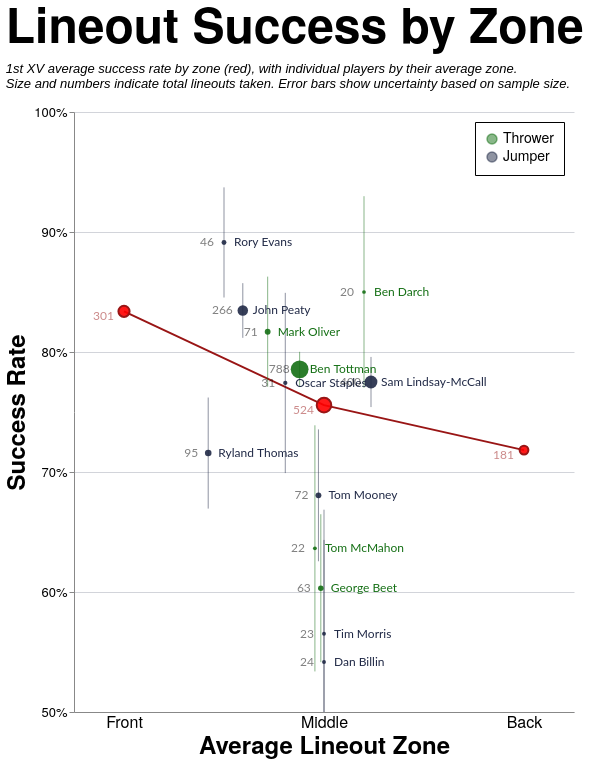

This figure's Vega-Lite source:
### Vega-Lite specification from a JSON file in a GitHub repository (floating-point values rounded to 4 significant figures)
{"config": {"axis": {"labelFont": "PT Sans Narrow, Helvetica Neue, Helvetica, Arial, sans-serif", "titleFont": "PT Sans Narrow, Helvetica Neue, Helvetica, Arial, sans-serif", "labelFontSize": 13, "titleFontSize": 24, "gridColor": "#202947", "gridOpacity": 0.2, "zindex": 1}, "text": {"font": "Lato, sans-serif"}, "bar": {"cornerRadiusEnd": 5}, "header": {"labelFont": "PT Sans Narrow, Helvetica Neue, Helvetica, Arial, sans-serif", "titleFont": "PT Sans Narrow, Helvetica Neue, Helvetica, Arial, sans-serif", "labelFontSize": 24, "titleFontSize": 28, "labelFontWeight": "bold", "orient": "left"}, "legend": {"labelFont": "PT Sans Narrow, Helvetica Neue, Helvetica, Arial, sans-serif", "titleFont": "PT Sans Narrow, Helvetica Neue, Helvetica, Arial, sans-serif", "labelFontSize": 14, "titleFontSize": 16, "titlePadding": 5, "fillColor": "white", "strokeColor": "black", "padding": 10, "titleFontWeight": "lighter", "titleFontStyle": "italic", "titleColor": "gray", "offset": 10}, "title": {"font": "PT Sans Narrow, Helvetica Neue, Helvetica, Arial, sans-serif", "fontSize": 48, "fontWeight": "bold", "anchor": "start", "align": "center", "titlePadding": 20, "subtitlePadding": 10, "subtitleFontSize": 13, "subtitleColor": "", "subtitleFontStyle": "italic", "offset": 15, "color": "black"}, "axisX": {"labelAngle": 0}, "facet": {"title": null, "header": null, "align": {"row": "each", "column": "each"}, "spacing": 10}, "resolve": {"scale": {"y": "independent", "facet": "independent"}}, "background": "transparent", "scale": {"offsetBandPaddingOuter": 0.2, "offsetBandPaddingInner": 0.1}, "view": {"stroke": null, "background": "transparent"}}, "layer": [{"mark": {"type": "line", "color": "#991515"}, "encoding": {"x": {"axis": {"grid": false, "labelExpr": "datum.value == 1 ? 'Front' : datum.value == 2 ? 'Middle' : 'Back'", "labelFontSize": 16, "tickCount": 3, "ticks": false, "values": [1, 2, 3]}, "field": "zone", "scale": {"domain": [0.75, 3.25], "nice": false}, "title": "Average Lineout Zone", "type": "quantitative"}, "y": {"axis": {"format": "%", "tickCount": 5}, "field": "pct_won", "scale": {"domain": [0.5, 1.0]}, "title": "Success Rate", "type": "quantitative"}}}, {"mark": {"type": "point", "color": "#991515", "fill": "red", "fillOpacity": 0.9}, "encoding": {"size": {"field": "total", "legend": null, "scale": {"domain": [10, 1000], "range": [10, 400]}, "type": "quantitative"}, "x": {"axis": {"grid": false, "labelExpr": "datum.value == 1 ? 'Front' : datum.value == 2 ? 'Middle' : 'Back'", "labelFontSize": 16, "tickCount": 3, "ticks": false, "values": [1, 2, 3]}, "field": "zone", "scale": {"domain": [0.75, 3.25], "nice": false}, "title": "Average Lineout Zone", "type": "quantitative"}, "y": {"axis": {"format": "%", "tickCount": 5}, "field": "pct_won", "scale": {"domain": [0.5, 1.0]}, "title": "Success Rate", "type": "quantitative"}}}, {"mark": {"type": "text", "align": "right", "color": "#991515", "dx": -10, "dy": 5, "opacity": 0.5}, "encoding": {"size": {"value": 12}, "text": {"field": "total", "type": "quantitative"}, "x": {"axis": {"grid": false, "labelExpr": "datum.value == 1 ? 'Front' : datum.value == 2 ? 'Middle' : 'Back'", "labelFontSize": 16, "tickCount": 3, "ticks": false, "values": [1, 2, 3]}, "field": "zone", "scale": {"domain": [0.75, 3.25], "nice": false}, "title": "Average Lineout Zone", "type": "quantitative"}, "y": {"axis": {"format": "%", "tickCount": 5}, "field": "pct_won", "scale": {"domain": [0.5, 1.0]}, "title": "Success Rate", "type": "quantitative"}}}, {"data": {"name": "data-62177cd991837d01b5da376806a324fc"}, "mark": {"type": "errorbar", "opacity": 0.5}, "encoding": {"color": {"field": "player_type", "legend": {"orient": "top-right"}, "scale": {"domain": ["Thrower", "Jumper"], "range": ["#146f14", "#202946"]}, "title": null, "type": "nominal"}, "size": {"field": "total", "legend": null, "scale": {"domain": [10, 1000], "range": [10, 400]}, "type": "quantitative"}, "tooltip": [{"field": "player_type", "type": "nominal"}, {"field": "player", "type": "nominal"}, {"field": "total", "type": "quantitative"}, {"field": "won", "type": "quantitative"}, {"field": "pct_won", "format": ".1%", "type": "quantitative"}, {"field": "avg_zone", "type": "quantitative"}], "x": {"field": "avg_zone", "type": "quantitative"}, "y": {"field": "ymin", "scale": {"clamp": true}, "title": "Success Rate", "type": "quantitative"}, "y2": {"field": "ymax", "title": null}}, "transform": [{"calculate": "datum.pct_won - datum.error_margin", "as": "ymin"}, {"calculate": "datum.pct_won + datum.error_margin", "as": "ymax"}]}, {"data": {"name": "data-62177cd991837d01b5da376806a324fc"}, "mark": {"type": "circle", "fillOpacity": 0.9, "opacity": 1.0, "size": 100}, "encoding": {"color": {"field": "player_type", "legend": {"orient": "top-right"}, "scale": {"domain": ["Thrower", "Jumper"], "range": ["#146f14", "#202946"]}, "title": null, "type": "nominal"}, "size": {"field": "total", "legend": null, "scale": {"domain": [10, 1000], "range": [10, 400]}, "type": "quantitative"}, "tooltip": [{"field": "player_type", "type": "nominal"}, {"field": "player", "type": "nominal"}, {"field": "total", "type": "quantitative"}, {"field": "won", "type": "quantitative"}, {"field": "pct_won", "format": ".1%", "type": "quantitative"}, {"field": "avg_zone", "type": "quantitative"}], "x": {"field": "avg_zone", "title": "Average Lineout Zone", "type": "quantitative"}, "y": {"field": "pct_won", "title": "Success Rate", "type": "quantitative"}}}, {"data": {"name": "data-62177cd991837d01b5da376806a324fc"}, "mark": {"type": "text", "align": "left", "dx": 10}, "encoding": {"color": {"field": "player_type", "legend": {"orient": "top-right"}, "scale": {"domain": ["Thrower", "Jumper"], "range": ["#146f14", "#202946"]}, "title": null, "type": "nominal"}, "size": {"value": 12}, "text": {"field": "player", "type": "nominal"}, "tooltip": [{"field": "player_type", "type": "nominal"}, {"field": "player", "type": "nominal"}, {"field": "total", "type": "quantitative"}, {"field": "won", "type": "quantitative"}, {"field": "pct_won", "format": ".1%", "type": "quantitative"}, {"field": "avg_zone", "type": "quantitative"}], "x": {"field": "avg_zone", "title": "Average Lineout Zone", "type": "quantitative"}, "y": {"field": "pct_won", "title": "Success Rate", "type": "quantitative"}}}, {"data": {"name": "data-62177cd991837d01b5da376806a324fc"}, "mark": {"type": "text", "align": "right", "dx": -10, "opacity": 0.5}, "encoding": {"color": {"value": "black"}, "size": {"value": 12}, "text": {"field": "total", "type": "quantitative"}, "tooltip": [{"field": "player_type", "type": "nominal"}, {"field": "player", "type": "nominal"}, {"field": "total", "type": "quantitative"}, {"field": "won", "type": "quantitative"}, {"field": "pct_won", "format": ".1%", "type": "quantitative"}, {"field": "avg_zone", "type": "quantitative"}], "x": {"field": "avg_zone", "title": "Average Lineout Zone", "type": "quantitative"}, "y": {"field": "pct_won", "title": "Success Rate", "type": "quantitative"}}}], "data": {"name": "data-6544c083cb3b34cc0b9c78001183e66c"}, "height": 600, "resolve": {"scale": {"x": "shared", "y": "shared"}}, "title": {"text": "Lineout Success by Zone", "subtitle": ["1st XV average success rate by zone (red), with individual players by their average zone.", "Size and numbers indicate total lineouts taken. Error bars show uncertainty based on sample size."]}, "width": 500, "$schema": "https://vega.github.io/schema/vega-lite/v5.20.1.json", "datasets": {"data-6544c083cb3b34cc0b9c78001183e66c": [{"zone": 1, "total": 301, "won": 251, "pct_won": 0.8339}, {"zone": 2, "total": 524, "won": 396, "pct_won": 0.7557}, {"zone": 3, "total": 181, "won": 130, "pct_won": 0.7182}], "data-62177cd991837d01b5da376806a324fc": [{"player_type": "Jumper", "player": "Dan Billin", "total": 24, "won": 13, "pct_won": 0.5417, "error_margin": 0.1017, "avg_zone": 2.0}, {"player_type": "Jumper", "player": "John Peaty", "total": 266, "won": 222, "pct_won": 0.8346, "error_margin": 0.02278, "avg_zone": 1.594}, {"player_type": "Jumper", "player": "Oscar Staples", "total": 31, "won": 24, "pct_won": 0.7742, "error_margin": 0.0751, "avg_zone": 1.806}, {"player_type": "Jumper", "player": "Rory Evans", "total": 46, "won": 41, "pct_won": 0.8913, "error_margin": 0.04589, "avg_zone": 1.5}, {"player_type": "Jumper", "player": "Ryland Thomas", "total": 95, "won": 68, "pct_won": 0.7158, "error_margin": 0.04628, "avg_zone": 1.421}, {"player_type": "Jumper", "player": "Sam Lindsay-McCall", "total": 400, "won": 310, "pct_won": 0.775, "error_margin": 0.02088, "avg_zone": 2.235}, {"player_type": "Jumper", "player": "Tim Morris", "total": 23, "won": 13, "pct_won": 0.5652, "error_margin": 0.1034, "avg_zone": 2.0}, {"player_type": "Jumper", "player": "Tom Mooney", "total": 72, "won": 49, "pct_won": 0.6806, "error_margin": 0.05495, "avg_zone": 1.972}, {"player_type": "Thrower", "player": "Ben Darch", "total": 20, "won": 17, "pct_won": 0.85, "error_margin": 0.07984, "avg_zone": 2.2}, {"player_type": "Thrower", "player": "Ben Tottman", "total": 788, "won": 619, "pct_won": 0.7855, "error_margin": 0.01462, "avg_zone": 1.878}, {"player_type": "Thrower", "player": "George Beet", "total": 63, "won": 38, "pct_won": 0.6032, "error_margin": 0.06164, "avg_zone": 1.984}, {"player_type": "Thrower", "player": "Mark Oliver", "total": 71, "won": 58, "pct_won": 0.8169, "error_margin": 0.0459, "avg_zone": 1.718}, {"player_type": "Thrower", "player": "Tom McMahon", "total": 22, "won": 14, "pct_won": 0.6364, "error_margin": 0.1026, "avg_zone": 1.955}]}}
